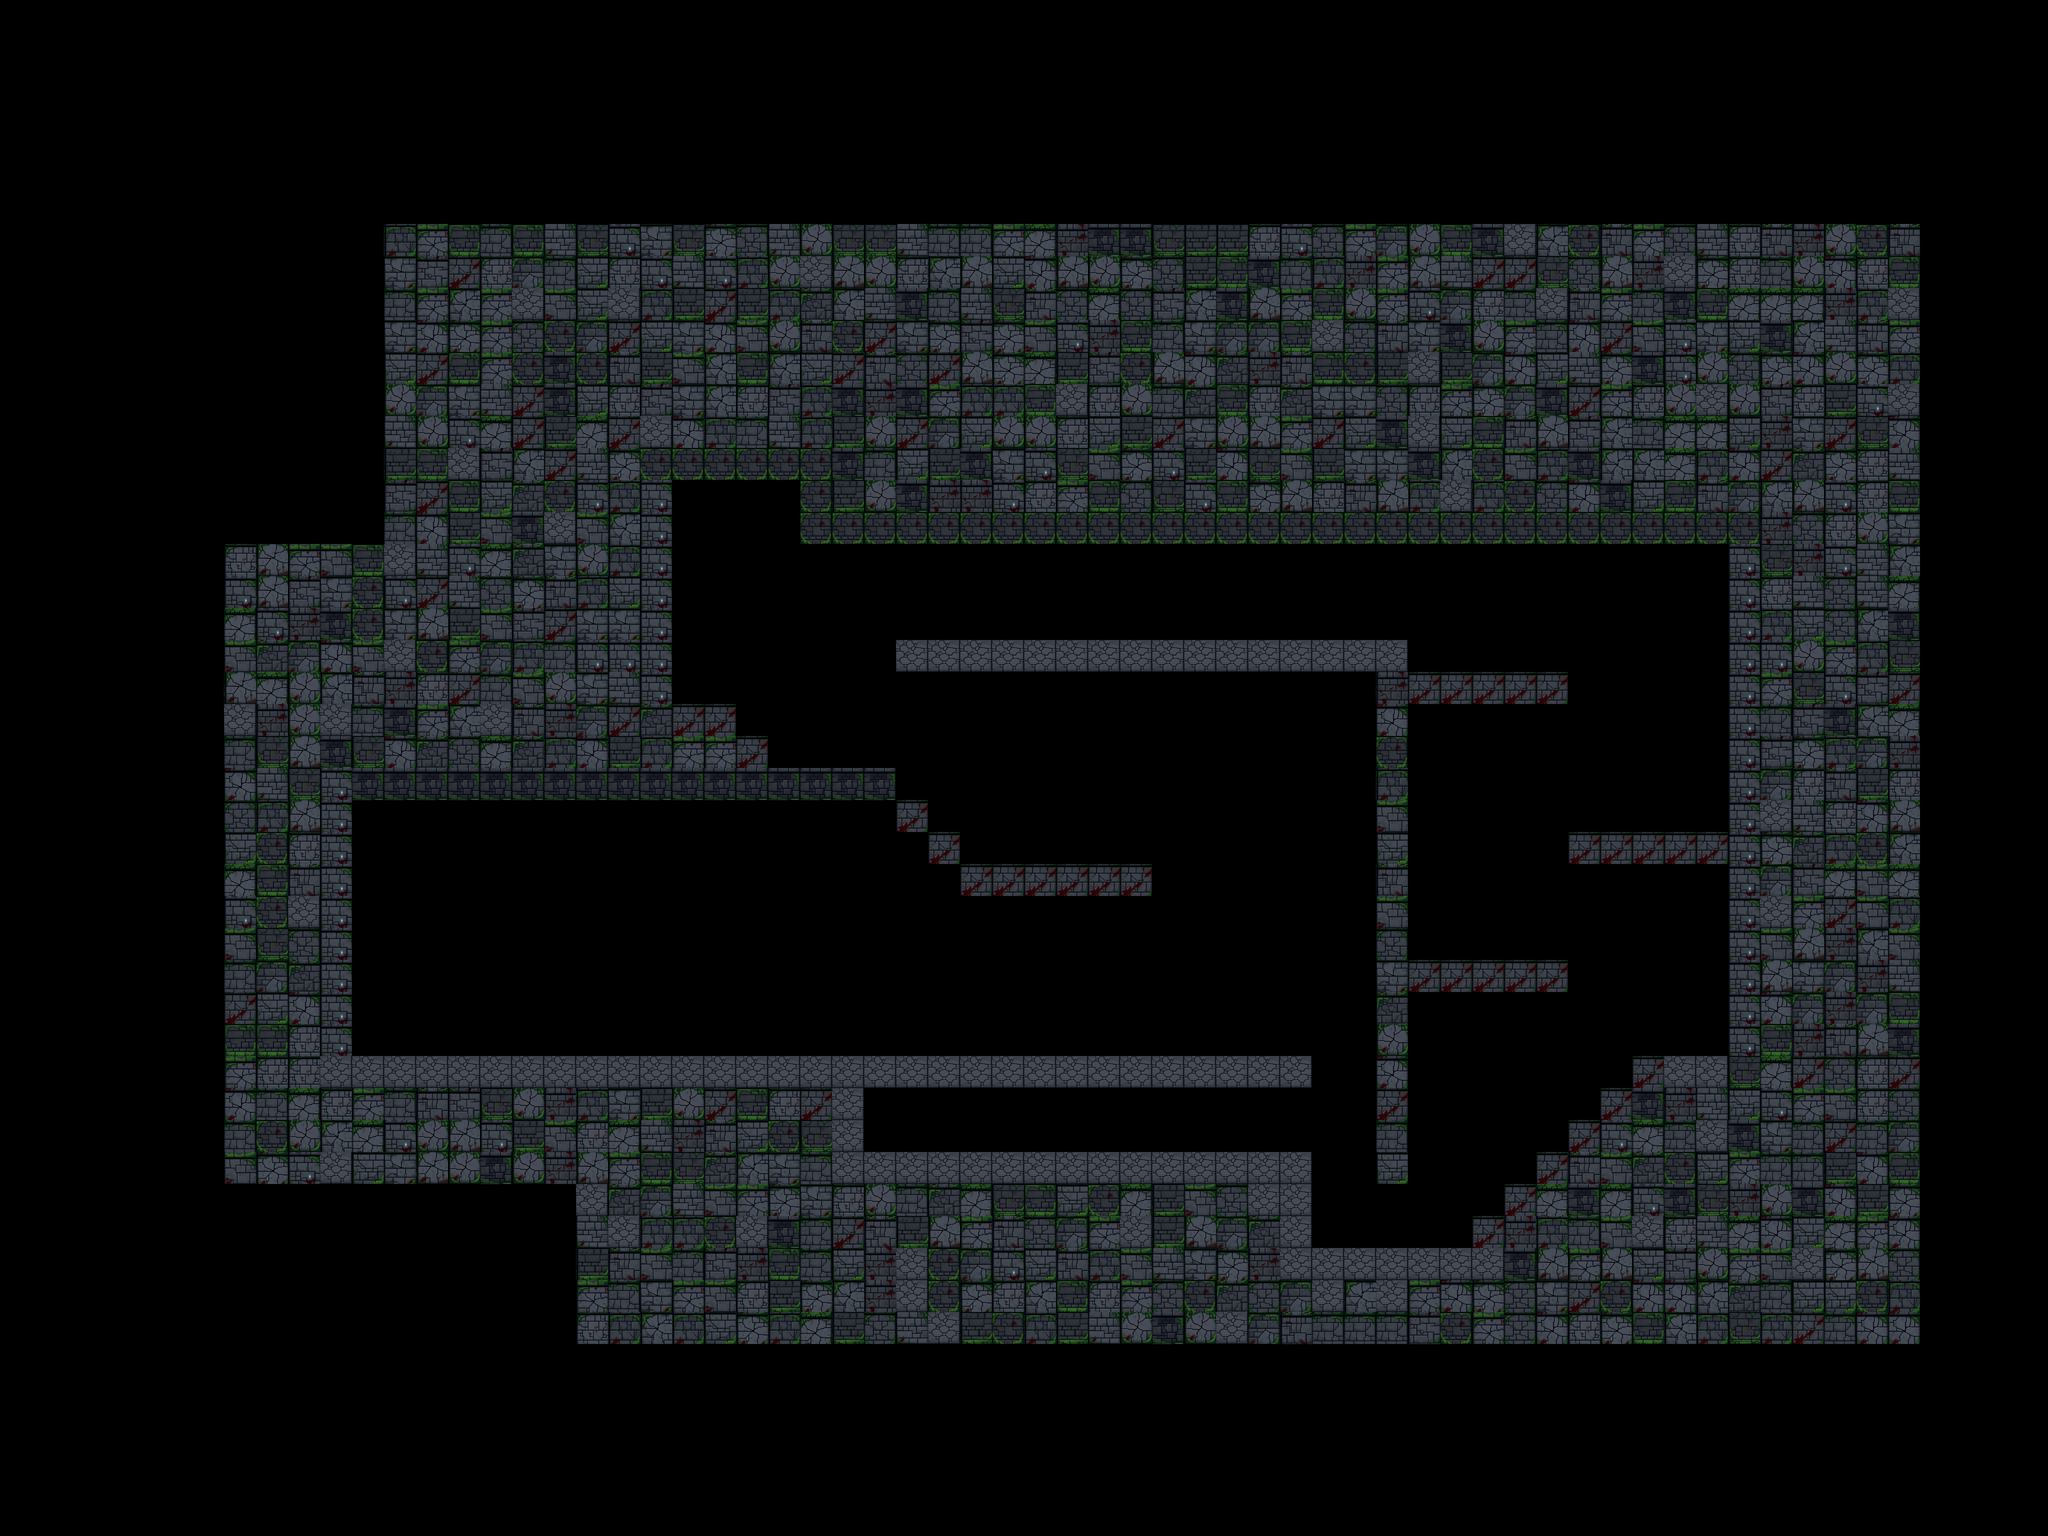

This game map was drawn from its Tiled (.tmx) file and the tilesets committed beside it. A one-line description and the trimmed map source follow:
An orthogonal 64x48 tile map with 64x64 px tiles, 2 tile layers (platforms, walls), 3 hidden layers not drawn.

<map version="1.10" tiledversion="1.11.2" orientation="orthogonal" renderorder="right-up" width="64" height="48" tilewidth="64" tileheight="64" infinite="0" nextlayerid="11" nextobjectid="1">
 <tileset firstgid="1" name="floor" tilewidth="64" tileheight="64" tilecount="28" columns="4">
  <image source="floor.png" width="257" height="460" />
 </tileset>
 <layer id="1" name="platforms" width="64" height="48">
  <data>[3072 cells, 22 non-empty, 1 distinct tile ids]</data>
 </layer>
 <layer id="2" name="invis" width="64" height="48" visible="0">
  <data>[3072 cells, 7 non-empty, 1 distinct tile ids]</data>
 </layer>
 <layer id="3" name="walls" width="64" height="48">
  <data>[3072 cells, 1106 non-empty, 28 distinct tile ids]</data>
 </layer>
 <layer id="9" name="spawn_slimes" width="64" height="48" visible="0">
  <data>[3072 cells, 1 non-empty, 1 distinct tile ids]</data>
 </layer>
 <layer id="10" name="spawn_sceletons" width="64" height="48" visible="0">
  <data>[3072 cells, 1 non-empty, 1 distinct tile ids]</data>
 </layer>
</map>